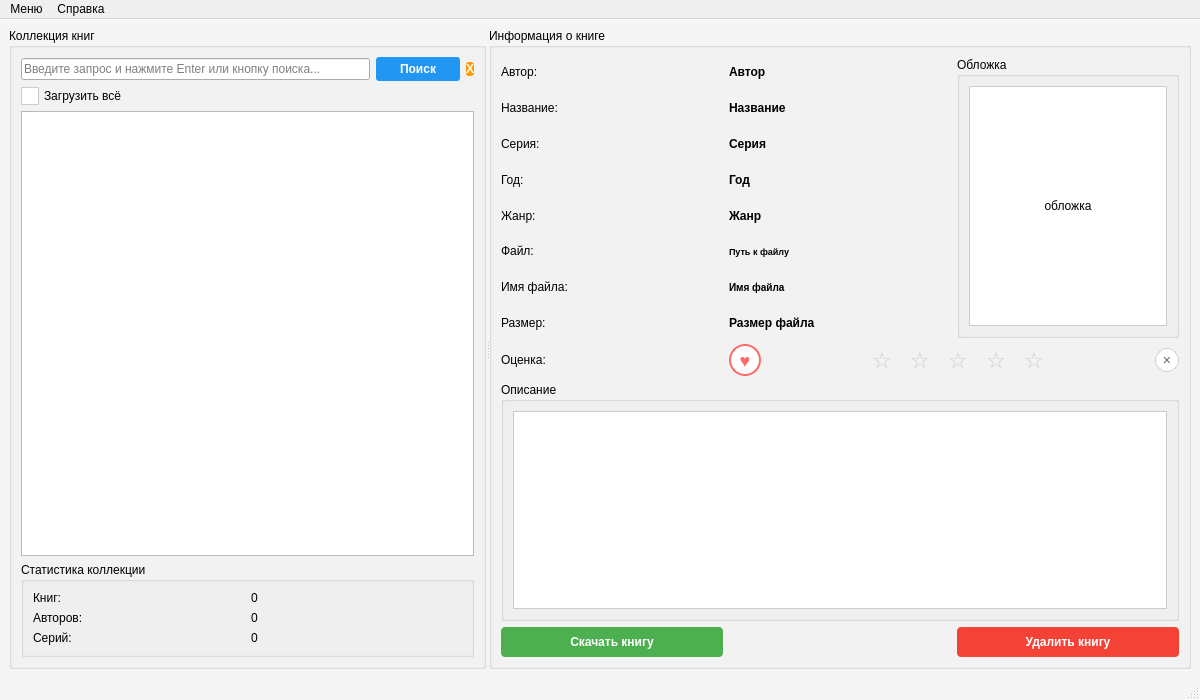
<?xml version="1.0" encoding="UTF-8"?>
<ui version="4.0">
 <class>MainWindow</class>
 <widget class="QMainWindow" name="MainWindow">
  <property name="geometry">
   <rect>
    <x>0</x>
    <y>0</y>
    <width>1200</width>
    <height>700</height>
   </rect>
  </property>
  <property name="windowTitle">
   <string>Домашняя библиотека</string>
  </property>
  <property name="styleSheet">
   <string notr="true">QMainWindow {
    background-color: #f5f5f5;
}</string>
  </property>
  <widget class="QWidget" name="centralwidget">
   <layout class="QHBoxLayout" name="horizontalLayout">
    <item>
     <widget class="QSplitter" name="mainSplitter">
      <property name="orientation">
       <enum>Qt::Horizontal</enum>
      </property>
      <property name="opaqueResize">
       <bool>true</bool>
      </property>
      <property name="handleWidth">
       <number>3</number>
      </property>
      <property name="childrenCollapsible">
       <bool>false</bool>
      </property>
      <widget class="QWidget" name="leftWidget">
       <layout class="QVBoxLayout" name="verticalLayout_2">
        <item>
         <widget class="QGroupBox" name="groupBox_2">
          <property name="minimumSize">
           <size>
            <width>300</width>
            <height>0</height>
           </size>
          </property>
          <property name="title">
           <string>Коллекция книг</string>
          </property>
          <layout class="QVBoxLayout" name="verticalLayout_3">
           <item>
            <layout class="QHBoxLayout" name="horizontalLayout_2">
             <item>
              <widget class="QLineEdit" name="searchLineEdit">
               <property name="placeholderText">
                <string>Введите запрос и нажмите Enter или кнопку поиска...</string>
               </property>
              </widget>
             </item>
             <item>
              <widget class="QPushButton" name="btn_search">
               <property name="enabled">
                <bool>true</bool>
               </property>
               <property name="minimumSize">
                <size>
                 <width>84</width>
                 <height>0</height>
                </size>
               </property>
               <property name="styleSheet">
                <string notr="true">QPushButton {
    background-color: #2196F3;
    color: white;
    border: none;
    padding: 5px 12px;
    font-weight: bold;
    border-radius: 3px;
    min-width: 60px;
}
QPushButton:hover {
    background-color: #1976D2;
}
QPushButton:pressed {
    background-color: #0D47A1;
}</string>
               </property>
               <property name="text">
                <string>Поиск</string>
               </property>
              </widget>
             </item>
             <item>
              <widget class="QPushButton" name="pushButton">
               <property name="maximumSize">
                <size>
                 <width>30</width>
                 <height>16777215</height>
                </size>
               </property>
               <property name="toolTip">
                <string>Очистить поиск</string>
               </property>
               <property name="styleSheet">
                <string notr="true">QPushButton {
    background-color: #ff9800;
    color: white;
    border: none;
    font-weight: bold;
    border-radius: 3px;
}
QPushButton:hover {
    background-color: #f57c00;
}
QPushButton:pressed {
    background-color: #e65100;
}</string>
               </property>
               <property name="text">
                <string>X</string>
               </property>
              </widget>
             </item>
            </layout>
           </item>
           <item>
            <widget class="QCheckBox" name="chkLoadAll">
             <property name="styleSheet">
              <string notr="true">QCheckBox {
    spacing: 5px;
}
QCheckBox::indicator {
    width: 16px;
    height: 16px;
}
QCheckBox::indicator:unchecked {
    border: 1px solid #cccccc;
    background-color: white;
}
QCheckBox::indicator:checked {
    border: 1px solid #4CAF50;
    background-color: #4CAF50;
}</string>
             </property>
             <property name="text">
              <string>Загрузить всё</string>
             </property>
            </widget>
           </item>
           <item>
            <widget class="QTreeView" name="treeView">
             <property name="sizePolicy">
              <sizepolicy hsizetype="Expanding" vsizetype="Expanding">
               <horstretch>0</horstretch>
               <verstretch>0</verstretch>
              </sizepolicy>
             </property>
            </widget>
           </item>
           <item>
            <widget class="QGroupBox" name="groupBox">
             <property name="maximumSize">
              <size>
               <width>16777215</width>
               <height>120</height>
              </size>
             </property>
             <property name="title">
              <string>Статистика коллекции</string>
             </property>
             <layout class="QGridLayout" name="gridLayout">
              <item row="0" column="0">
               <widget class="QLabel" name="statsLabel">
                <property name="text">
                 <string>Книг:</string>
                </property>
               </widget>
              </item>
              <item row="0" column="1">
               <widget class="QLabel" name="statsLabel_book">
                <property name="text">
                 <string>0</string>
                </property>
               </widget>
              </item>
              <item row="1" column="0">
               <widget class="QLabel" name="statsLabel_3">
                <property name="text">
                 <string>Авторов:</string>
                </property>
               </widget>
              </item>
              <item row="1" column="1">
               <widget class="QLabel" name="statsLabel_autor">
                <property name="text">
                 <string>0</string>
                </property>
               </widget>
              </item>
              <item row="2" column="0">
               <widget class="QLabel" name="statsLabel_5">
                <property name="text">
                 <string>Серий:</string>
                </property>
               </widget>
              </item>
              <item row="2" column="1">
               <widget class="QLabel" name="statsLabel_series">
                <property name="text">
                 <string>0</string>
                </property>
               </widget>
              </item>
             </layout>
            </widget>
           </item>
          </layout>
         </widget>
        </item>
       </layout>
      </widget>
      <widget class="QWidget" name="rightWidget">
       <layout class="QVBoxLayout" name="verticalLayout">
        <item>
         <widget class="QGroupBox" name="groupBox_3">
          <property name="minimumSize">
           <size>
            <width>400</width>
            <height>0</height>
           </size>
          </property>
          <property name="title">
           <string>Информация о книге</string>
          </property>
          <layout class="QGridLayout" name="gridLayout_2">
           <item row="0" column="0">
            <widget class="QLabel" name="label_autor">
             <property name="text">
              <string>Автор:</string>
             </property>
            </widget>
           </item>
           <item row="0" column="1">
            <widget class="QLabel" name="lbl_autor">
             <property name="styleSheet">
              <string notr="true">font-weight: bold;</string>
             </property>
             <property name="text">
              <string>Автор</string>
             </property>
            </widget>
           </item>
           <item row="1" column="0">
            <widget class="QLabel" name="label_title">
             <property name="text">
              <string>Название:</string>
             </property>
            </widget>
           </item>
           <item row="1" column="1">
            <widget class="QLabel" name="lbl_name_book">
             <property name="styleSheet">
              <string notr="true">font-weight: bold;</string>
             </property>
             <property name="text">
              <string>Название</string>
             </property>
            </widget>
           </item>
           <item row="2" column="0">
            <widget class="QLabel" name="label_series">
             <property name="text">
              <string>Серия:</string>
             </property>
            </widget>
           </item>
           <item row="2" column="1">
            <widget class="QLabel" name="lbl_series">
             <property name="styleSheet">
              <string notr="true">font-weight: bold;</string>
             </property>
             <property name="text">
              <string>Серия</string>
             </property>
            </widget>
           </item>
           <item row="3" column="0">
            <widget class="QLabel" name="label_year">
             <property name="text">
              <string>Год:</string>
             </property>
            </widget>
           </item>
           <item row="3" column="1">
            <widget class="QLabel" name="lbl_year">
             <property name="styleSheet">
              <string notr="true">font-weight: bold;</string>
             </property>
             <property name="text">
              <string>Год</string>
             </property>
            </widget>
           </item>
           <item row="4" column="0">
            <widget class="QLabel" name="label_genre">
             <property name="text">
              <string>Жанр:</string>
             </property>
            </widget>
           </item>
           <item row="4" column="1">
            <widget class="QLabel" name="lbl_genre">
             <property name="styleSheet">
              <string notr="true">font-weight: bold;</string>
             </property>
             <property name="text">
              <string>Жанр</string>
             </property>
            </widget>
           </item>
           <item row="5" column="0">
            <widget class="QLabel" name="label_file_path">
             <property name="text">
              <string>Файл:</string>
             </property>
            </widget>
           </item>
           <item row="5" column="1">
            <widget class="QLabel" name="lbl_file_path">
             <property name="styleSheet">
              <string notr="true">font-weight: bold; font-size: 9px;</string>
             </property>
             <property name="text">
              <string>Путь к файлу</string>
             </property>
             <property name="wordWrap">
              <bool>true</bool>
             </property>
            </widget>
           </item>
           <item row="6" column="0">
            <widget class="QLabel" name="label_file_name">
             <property name="text">
              <string>Имя файла:</string>
             </property>
            </widget>
           </item>
           <item row="6" column="1">
            <widget class="QLabel" name="lbl_file_name">
             <property name="styleSheet">
              <string notr="true">font-weight: bold; font-size: 10px;</string>
             </property>
             <property name="text">
              <string>Имя файла</string>
             </property>
             <property name="wordWrap">
              <bool>true</bool>
             </property>
            </widget>
           </item>
           <item row="7" column="0">
            <widget class="QLabel" name="label_file_size">
             <property name="text">
              <string>Размер:</string>
             </property>
            </widget>
           </item>
           <item row="7" column="1">
            <widget class="QLabel" name="lbl_file_size">
             <property name="styleSheet">
              <string notr="true">font-weight: bold;</string>
             </property>
             <property name="text">
              <string>Размер файла</string>
             </property>
            </widget>
           </item>
           <!-- Строка для избранного и рейтинга -->
<item row="8" column="0">
    <widget class="QLabel" name="label_favorites">
        <property name="text">
            <string>Оценка:</string>
        </property>
    </widget>
</item>
<item row="8" column="1" colspan="2">
    <widget class="QWidget" name="widgetRatingFavorites" native="true">
        <layout class="QHBoxLayout" name="horizontalLayout_3">
            <property name="spacing">
                <number>10</number>
            </property>
            <property name="leftMargin">
                <number>0</number>
            </property>
            <property name="topMargin">
                <number>0</number>
            </property>
            <property name="rightMargin">
                <number>0</number>
            </property>
            <property name="bottomMargin">
                <number>0</number>
            </property>
            <item>
                <widget class="QPushButton" name="btnFavorite">
                    <property name="minimumSize">
                        <size>
                            <width>32</width>
                            <height>32</height>
                        </size>
                    </property>
                    <property name="maximumSize">
                        <size>
                            <width>32</width>
                            <height>32</height>
                        </size>
                    </property>
                    <property name="styleSheet">
                        <string notr="true">QPushButton {
    border: 2px solid #ff6b6b;
    border-radius: 16px;
    background-color: white;
    font-size: 18px;
    font-weight: bold;
    color: #ff6b6b;
}
QPushButton:hover {
    background-color: #fff0f0;
    border-color: #ff5252;
}
QPushButton:checked {
    background-color: #ff6b6b;
    color: white;
    border-color: #ff5252;
}</string>
                    </property>
                    <property name="text">
                        <string>♥</string>
                    </property>
                    <property name="checkable">
                        <bool>true</bool>
                    </property>
                    <property name="toolTip">
                        <string>Добавить в избранное / Удалить из избранного</string>
                    </property>
                </widget>
            </item>
            <item>
                <spacer name="horizontalSpacer">
                    <property name="orientation">
                        <enum>Qt::Horizontal</enum>
                    </property>
                    <property name="sizeHint" stdset="0">
                        <size>
                            <width>10</width>
                            <height>20</height>
                        </size>
                    </property>
                </spacer>
            </item>
            <item>
                <widget class="QPushButton" name="btnStar1">
                    <property name="minimumSize">
                        <size>
                            <width>28</width>
                            <height>28</height>
                        </size>
                    </property>
                    <property name="maximumSize">
                        <size>
                            <width>28</width>
                            <height>28</height>
                        </size>
                    </property>
                    <property name="styleSheet">
                        <string notr="true">QPushButton {
    border: none;
    background-color: transparent;
    font-size: 22px;
    color: #cccccc;
}
QPushButton:hover {
    color: #ffd700;
}
QPushButton:checked {
    color: #ffd700;
}</string>
                    </property>
                    <property name="text">
                        <string>☆</string>
                    </property>
                    <property name="checkable">
                        <bool>true</bool>
                    </property>
                    <property name="toolTip">
                        <string>Оценка: 1 из 5</string>
                    </property>
                </widget>
            </item>
            <item>
                <widget class="QPushButton" name="btnStar2">
                    <property name="minimumSize">
                        <size>
                            <width>28</width>
                            <height>28</height>
                        </size>
                    </property>
                    <property name="maximumSize">
                        <size>
                            <width>28</width>
                            <height>28</height>
                        </size>
                    </property>
                    <property name="styleSheet">
                        <string notr="true">QPushButton {
    border: none;
    background-color: transparent;
    font-size: 22px;
    color: #cccccc;
}
QPushButton:hover {
    color: #ffd700;
}
QPushButton:checked {
    color: #ffd700;
}</string>
                    </property>
                    <property name="text">
                        <string>☆</string>
                    </property>
                    <property name="checkable">
                        <bool>true</bool>
                    </property>
                    <property name="toolTip">
                        <string>Оценка: 2 из 5</string>
                    </property>
                </widget>
            </item>
            <item>
                <widget class="QPushButton" name="btnStar3">
                    <property name="minimumSize">
                        <size>
                            <width>28</width>
                            <height>28</height>
                        </size>
                    </property>
                    <property name="maximumSize">
                        <size>
                            <width>28</width>
                            <height>28</height>
                        </size>
                    </property>
                    <property name="styleSheet">
                        <string notr="true">QPushButton {
    border: none;
    background-color: transparent;
    font-size: 22px;
    color: #cccccc;
}
QPushButton:hover {
    color: #ffd700;
}
QPushButton:checked {
    color: #ffd700;
}</string>
                    </property>
                    <property name="text">
                        <string>☆</string>
                    </property>
                    <property name="checkable">
                        <bool>true</bool>
                    </property>
                    <property name="toolTip">
                        <string>Оценка: 3 из 5</string>
                    </property>
                </widget>
            </item>
            <item>
                <widget class="QPushButton" name="btnStar4">
                    <property name="minimumSize">
                        <size>
                            <width>28</width>
                            <height>28</height>
                        </size>
                    </property>
                    <property name="maximumSize">
                        <size>
                            <width>28</width>
                            <height>28</height>
                        </size>
                    </property>
                    <property name="styleSheet">
                        <string notr="true">QPushButton {
    border: none;
    background-color: transparent;
    font-size: 22px;
    color: #cccccc;
}
QPushButton:hover {
    color: #ffd700;
}
QPushButton:checked {
    color: #ffd700;
}</string>
                    </property>
                    <property name="text">
                        <string>☆</string>
                    </property>
                    <property name="checkable">
                        <bool>true</bool>
                    </property>
                    <property name="toolTip">
                        <string>Оценка: 4 из 5</string>
                    </property>
                </widget>
            </item>
            <item>
                <widget class="QPushButton" name="btnStar5">
                    <property name="minimumSize">
                        <size>
                            <width>28</width>
                            <height>28</height>
                        </size>
                    </property>
                    <property name="maximumSize">
                        <size>
                            <width>28</width>
                            <height>28</height>
                        </size>
                    </property>
                    <property name="styleSheet">
                        <string notr="true">QPushButton {
    border: none;
    background-color: transparent;
    font-size: 22px;
    color: #cccccc;
}
QPushButton:hover {
    color: #ffd700;
}
QPushButton:checked {
    color: #ffd700;
}</string>
                    </property>
                    <property name="text">
                        <string>☆</string>
                    </property>
                    <property name="checkable">
                        <bool>true</bool>
                    </property>
                    <property name="toolTip">
                        <string>Оценка: 5 из 5</string>
                    </property>
                </widget>
            </item>
            <item>
                <spacer name="horizontalSpacer_2">
                    <property name="orientation">
                        <enum>Qt::Horizontal</enum>
                    </property>
                    <property name="sizeHint" stdset="0">
                        <size>
                            <width>10</width>
                            <height>20</height>
                        </size>
                    </property>
                </spacer>
            </item>
            <item>
                <widget class="QPushButton" name="btnClearRating">
                    <property name="minimumSize">
                        <size>
                            <width>24</width>
                            <height>24</height>
                        </size>
                    </property>
                    <property name="maximumSize">
                        <size>
                            <width>24</width>
                            <height>24</height>
                        </size>
                    </property>
                    <property name="styleSheet">
                        <string notr="true">QPushButton {
    border: 1px solid #ccc;
    border-radius: 12px;
    background-color: white;
    font-size: 14px;
    color: #666;
}
QPushButton:hover {
    background-color: #f0f0f0;
    border-color: #999;
}</string>
                    </property>
                    <property name="text">
                        <string>×</string>
                    </property>
                    <property name="toolTip">
                        <string>Очистить рейтинг</string>
                    </property>
                </widget>
            </item>
        </layout>
    </widget>
</item>


           <item row="0" column="2" rowspan="8">
            <widget class="QGroupBox" name="groupBox_5">
             <property name="minimumSize">
              <size>
               <width>200</width>
               <height>280</height>
              </size>
             </property>
             <property name="maximumSize">
              <size>
               <width>250</width>
               <height>320</height>
              </size>
             </property>
             <property name="title">
              <string>Обложка</string>
             </property>
             <layout class="QVBoxLayout" name="verticalLayout_4">
              <item>
               <widget class="QLabel" name="lbl_cover">
                <property name="minimumSize">
                 <size>
                  <width>180</width>
                  <height>240</height>
                 </size>
                </property>
                <property name="maximumSize">
                 <size>
                  <width>220</width>
                  <height>280</height>
                 </size>
                </property>
                <property name="styleSheet">
                 <string notr="true">border: 1px solid #ccc; background-color: white; padding: 5px;</string>
                </property>
                <property name="frameShape">
                 <enum>QFrame::Panel</enum>
                </property>
                <property name="frameShadow">
                 <enum>QFrame::Plain</enum>
                </property>
                <property name="text">
                 <string>обложка</string>
                </property>
                <property name="scaledContents">
                 <bool>false</bool>
                </property>
                <property name="alignment">
                 <set>Qt::AlignCenter</set>
                </property>
               </widget>
              </item>
             </layout>
            </widget>
           </item>
           <item row="9" column="0" colspan="3">
            <widget class="QGroupBox" name="groupBox_4">
             <property name="title">
              <string>Описание</string>
             </property>
             <layout class="QVBoxLayout" name="verticalLayout_5">
              <item>
               <widget class="QTextEdit" name="txtDescription">
                <property name="font">
                 <font>
                  <pointsize>-1</pointsize>
                 </font>
                </property>
                <property name="styleSheet">
                 <string notr="true">background-color: white; border: 1px solid #ccc; font-size: 12px;</string>
                </property>
                <property name="readOnly">
                 <bool>true</bool>
                </property>
               </widget>
              </item>
             </layout>
            </widget>
           </item>
           <item row="10" column="0">
            <widget class="QPushButton" name="btn_download">
             <property name="styleSheet">
              <string notr="true">QPushButton {
    background-color: #4CAF50;
    color: white;
    border: none;
    padding: 8px 16px;
    font-weight: bold;
    border-radius: 4px;
}
QPushButton:hover {
    background-color: #45a049;
}
QPushButton:pressed {
    background-color: #3d8b40;
}</string>
             </property>
             <property name="text">
              <string>Скачать книгу</string>
             </property>
            </widget>
           </item>
           <item row="10" column="2">
            <widget class="QPushButton" name="btn_delete">
             <property name="styleSheet">
              <string notr="true">QPushButton {
    background-color: #f44336;
    color: white;
    border: none;
    padding: 8px 16px;
    font-weight: bold;
    border-radius: 4px;
}
QPushButton:hover {
    background-color: #d32f2f;
}
QPushButton:pressed {
    background-color: #b71c1c;
}
QPushButton:disabled {
    background-color: #cccccc;
    color: #666666;
}</string>
             </property>
             <property name="text">
              <string>Удалить книгу</string>
             </property>
            </widget>
           </item>
          </layout>
         </widget>
        </item>
       </layout>
      </widget>
     </widget>
    </item>
   </layout>
  </widget>
  <widget class="QMenuBar" name="menubar">
   <property name="geometry">
    <rect>
     <x>0</x>
     <y>0</y>
     <width>1200</width>
     <height>23</height>
    </rect>
   </property>
   <widget class="QMenu" name="menu">
    <property name="title">
     <string>Меню</string>
    </property>
    <addaction name="actionSettings"/>
   </widget>
   <widget class="QMenu" name="menu_2">
    <property name="title">
     <string>Справка</string>
    </property>
    <addaction name="actionAbout"/>
   </widget>
   <addaction name="menu"/>
   <addaction name="menu_2"/>
  </widget>
  <widget class="QStatusBar" name="statusbar"/>
  <action name="actionSettings">
   <property name="text">
    <string>Настройки</string>
   </property>
  </action>
  <action name="actionAbout">
   <property name="text">
    <string>О программе</string>
   </property>
  </action>
 </widget>
 <resources/>
 <connections/>
</ui>
